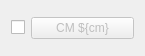
<?xml version="1.0" encoding="UTF-8"?>
<ui version="4.0">
 <class>Form</class>
 <widget class="QWidget" name="Form">
  <property name="geometry">
   <rect>
    <x>0</x>
    <y>0</y>
    <width>145</width>
    <height>56</height>
   </rect>
  </property>
  <property name="sizePolicy">
   <sizepolicy hsizetype="Fixed" vsizetype="Fixed">
    <horstretch>0</horstretch>
    <verstretch>0</verstretch>
   </sizepolicy>
  </property>
  <property name="windowTitle">
   <string>Form</string>
  </property>
  <layout class="QGridLayout" name="gridLayout">
   <item row="0" column="0">
    <layout class="QHBoxLayout" name="horizontalLayout">
     <item>
      <widget class="QCheckBox" name="cryomoduleCheckbox">
       <property name="sizePolicy">
        <sizepolicy hsizetype="Fixed" vsizetype="Fixed">
         <horstretch>0</horstretch>
         <verstretch>0</verstretch>
        </sizepolicy>
       </property>
       <property name="text">
        <string/>
       </property>
      </widget>
     </item>
     <item>
      <widget class="QPushButton" name="pushButton">
       <property name="enabled">
        <bool>false</bool>
       </property>
       <property name="text">
        <string>CM ${cm}</string>
       </property>
      </widget>
     </item>
    </layout>
   </item>
  </layout>
 </widget>
 <resources/>
 <connections/>
</ui>
